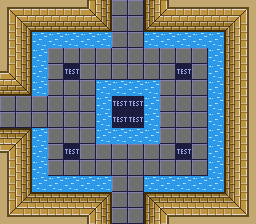

This is a level from a 2D game, rendered from its Tiled map with the project's own tilesets. A one-line summary and the map file follow, with tile-layer data summarised:
An orthogonal 16x14 tile map with 16x16 px tiles, 1 tile layer (Tile Layer 1).

<map version="1.8" tiledversion="1.8.4" orientation="orthogonal" renderorder="right-down" width="16" height="14" tilewidth="16" tileheight="16" infinite="0" nextlayerid="2" nextobjectid="1">
 <tileset firstgid="1" source="../metatiles/dungeon.tsx" />
 <layer id="1" name="Tile Layer 1" width="16" height="14">
  <data>[224 cells, 224 non-empty, 43 distinct tile ids]</data>
 </layer>
</map>
